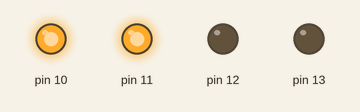
This sketch was run on a simulated Arduino Uno, built with avr-gcc and run on an emulated ATmega328P. Shown: output pins drawn as LEDs (lit = HIGH).

Above: at 0.15 s.
At 0.75 s:
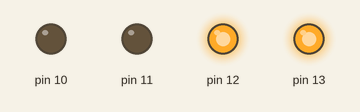
At 1.65 s:
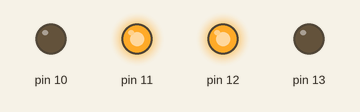
At 2.25 s:
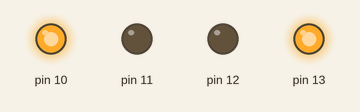
Timing chart, 0 to 3.0 s (numbered marks = the images above):
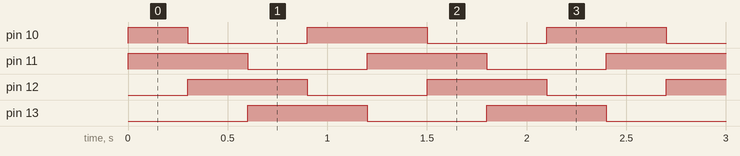

The sketch:

LED_CHASER_1.ino
```cpp
void setup()
{
  for(int i=10;i<14;i++)
    pinMode(i,OUTPUT);
}

void loop()
{
  for(int i=10;i<14;i++)
  {
    allLEDsoff();
    if(i!=13)
    {
      digitalWrite(i,HIGH);
      digitalWrite(i+1,HIGH);
      delay(300);
    }
    else
    {
      digitalWrite(i,HIGH);
      digitalWrite(i-3,HIGH);
      delay(300);
    }
    }
  }
  void allLEDsoff(void)
  {
    for(int i=10;i<=14;i++)
    {
      digitalWrite(i,LOW);
    }

  }
```

Measured:
- by itself, pin 10: repeats every 1.2 s: LOW 0.60 s, HIGH 0.60 s
- by itself, pin 11–13: alternates HIGH for 0.60 s and LOW for 0.60 s
- by itself, everything shown: repeats every 1.2 s, in 4 steps
